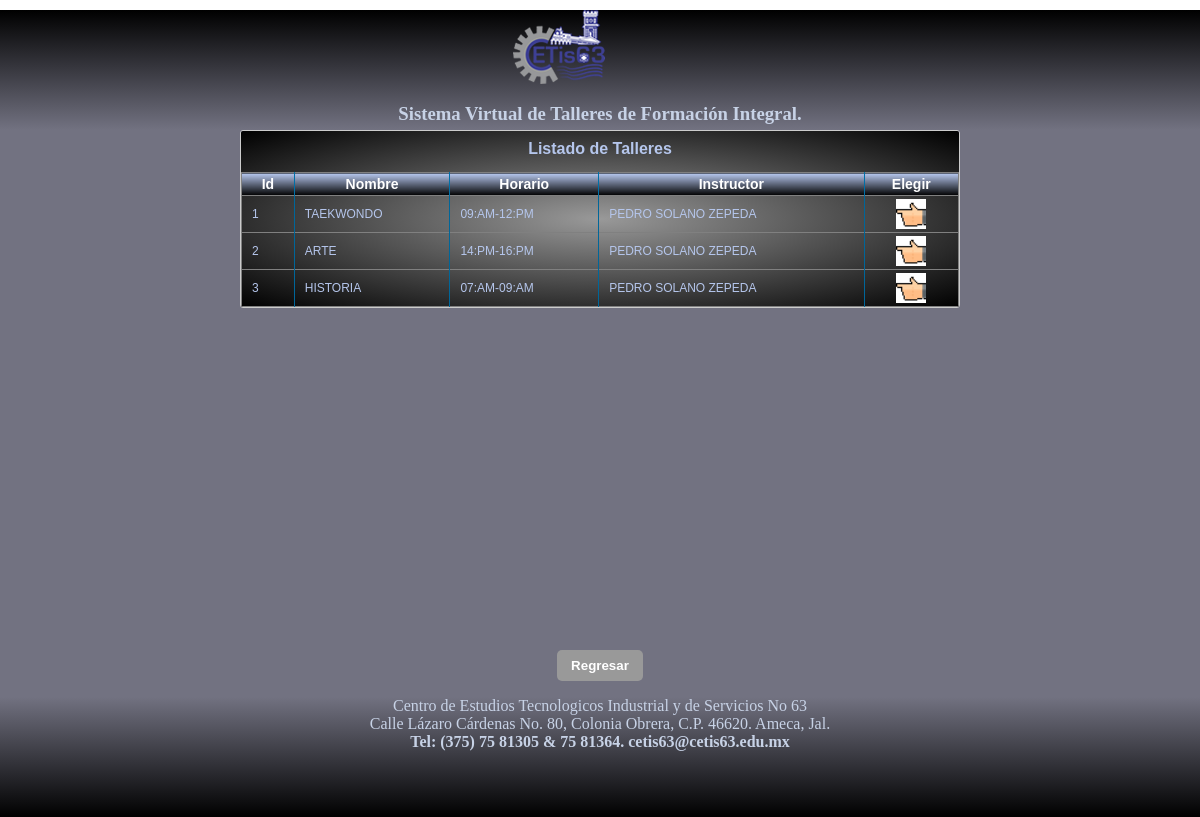
Page /listInscripcionTaller.php on the earlier database version.
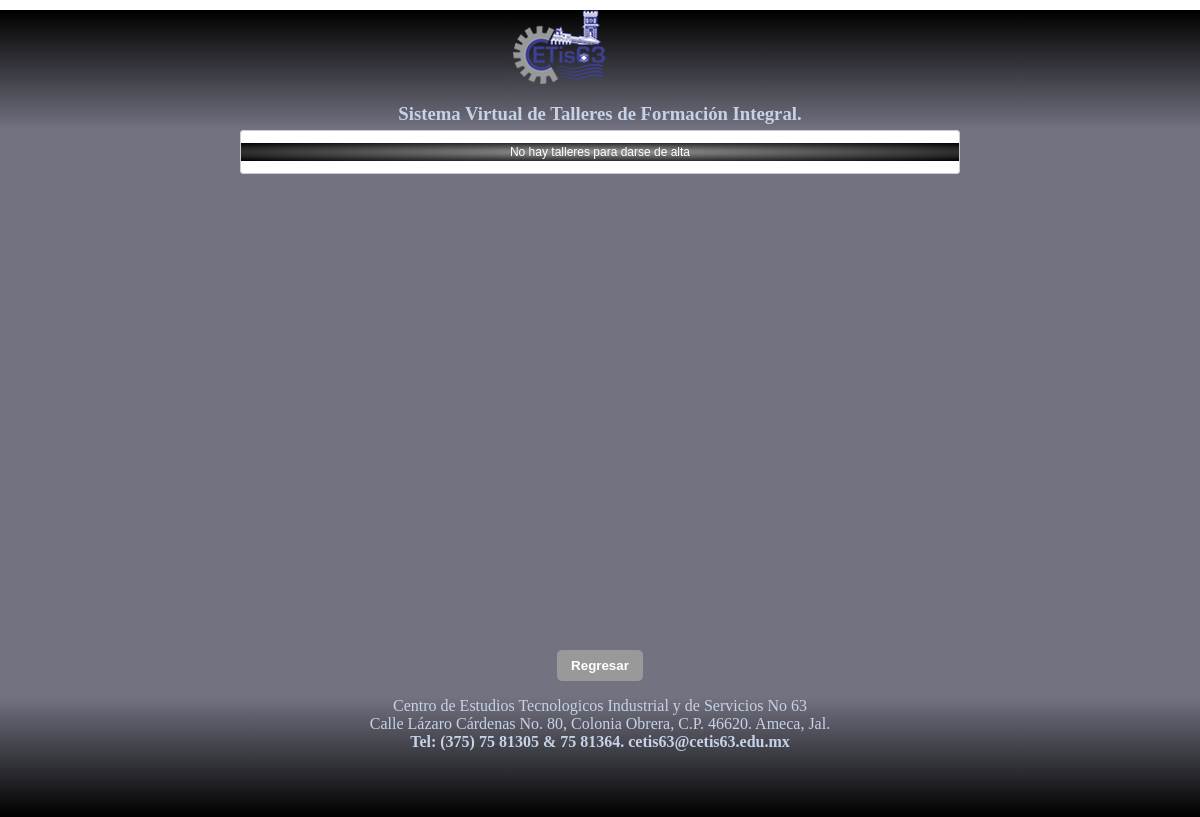
Same page on the later database version.
### tables this page shows
CREATE TABLE `taller` (
  `id` int(11) NOT NULL,
  `nombre` varchar(20) DEFAULT NULL,
  `area` varchar(30) DEFAULT NULL,
  `horario` varchar(20) DEFAULT NULL,
  `instructor` varchar(20) DEFAULT NULL,
  `supervisor` varchar(20) DEFAULT NULL,
  `estado` varchar(20) DEFAULT NULL
);

CREATE TABLE `instructor` (
  `clave` varchar(20) NOT NULL,
  `nombre` varchar(20) DEFAULT NULL,
  `apellidos` varchar(30) DEFAULT NULL,
  `email` varchar(20) DEFAULT NULL,
  `telefono` varchar(13) DEFAULT NULL
);

### clases/db.php (called while the page is built)
<?php
class DB {
   private $server;
   private $host;
   private $db;
   private $user;
   private $psw;
   private $charset;
   public function __construct() {
      $this-> server  = 'mysql';
      $this-> host   = 'localhost';
      $this-> db     = 'taller';
      $this-> user   = 'root';
      $this-> psw    = '';
      $this-> charset= 'utf8mb4';
   }
   function connect() {
      try{
         $conexion = $this->server.':host='.$this->host.'; dbname='.$this->db.'; chartset='.$this->charset;
         $options = [
            PDO::ATTR_ERRMODE          => PDO::ERRMODE_EXCEPTION,
            PDO::ATTR_EMULATE_PREPARES => false,
         ];
         $pdo = new PDO($conexion, $this->user, $this->psw, $options);
         return $pdo;
      }catch(PDOException $e){
         print_r('Error de conexion: ' . $e->getMessage());
      }
   }
 }
?>

### clases/taller.php (called while the page is built, shortened)
<?php
include_once 'db.php';
class Taller extends DB {
	public function consulta($sql){
		$query = $this->connect()->prepare($sql);
		$query->execute();
		return $query->fetchAll(PDO::FETCH_ASSOC);
	}
}
?>

### listInscripcionTaller.php (the view, shortened to what this page needs)
<html>
    <head>
        <link rel="stylesheet" href="css/main.css"/>
        <link rel="stylesheet" href="css/forms.css">
    </head>
    <body>
<center>
    <div id="contenedor">
            <?php include_once 'modulos/mdl_header.php'; ?>
        <section style="text-align: center; margin: 0 auto; height: 65%">
            <article style="width:60%; height: 100%;text-align: center; margin: 0 auto;">
                 <div class="datagrid">
                 <form method="post" action="modulos/mdl_AltaEnTaller.php" name="frm_AltaEnTaller" id="frm_AltaEnTaller" style="width: auto; height: auto;">
  <?php
  include_once 'clases/taller.php';
  $doc = new Taller();
  $sql = 'SELECT taller.id, taller.nombre AS taller, taller.horario, instructor.nombre, instructor.apellidos FROM `taller` INNER JOIN instructor ON instructor.clave = taller.instructor where estado = "ACTIVO"';
  $talleres = $doc->consulta($sql);
  if($talleres){
    echo "
     <h4>Listado de Talleres</h4>
      <table border='1'><thead>
      <tr>
        <th style='text-align:center'>Id</th>
        <th style='text-align:center'>Nombre</th>
        <th style='text-align:center'>Horario</th>
        <th style='text-align:center'>Instructor</th>
		<th style='text-align:center'>Elegir</th>
      </tr></thead>";
    foreach ($talleres as $taller) {
      echo "<tr>
      <td>".$taller['id']."</td>
      <td>".$taller['taller']."</td>
      <td>".$taller['horario']."</td>
	  <td>".$taller['nombre']." ".$taller['apellidos']."</td>
      <td style='text-align:center'><img width='30' height='30' src='imgs/elegir.png' onClick='registrar(\"".$taller['id']."\");'></td>
      </tr>";
    }
    echo "</table>";
  }
  else{
    echo " <p>No hay talleres para darse de alta</p>";
  }
?>
</div>
           </article>
        </section>
<input type="button" onClick="location='menuEstudiante.php'" value="Regresar" />
            <?php include_once 'modulos/mdl_footer.php'; ?>
    </div>
  </center>
    </body>
</html>

Differences in the rows shown:
removed taller: id "1", nombre "TAEKWONDO", horario "09:AM-12:PM", instructor.nombre "PEDRO", instructor.apellidos "SOLANO ZEPEDA"
removed taller: id "2", nombre "ARTE", horario "14:PM-16:PM", instructor.nombre "PEDRO", instructor.apellidos "SOLANO ZEPEDA"
removed taller: id "3", nombre "HISTORIA", horario "07:AM-09:AM", instructor.nombre "PEDRO", instructor.apellidos "SOLANO ZEPEDA"
Other differences:
text no longer shown: "Listado de Talleres Id Nombre Horario Instructor Elegir"
text now shown: "No hay talleres para darse de alta"
